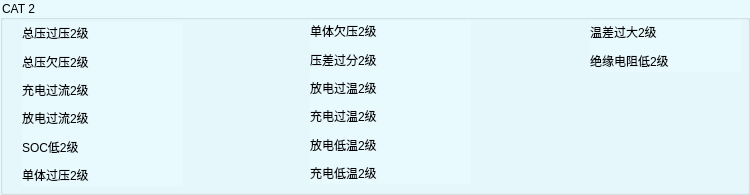
         <widget class="QGroupBox" name="CAT_2">
          <property name="styleSheet">
           <string notr="true">background-color: rgb(233, 250, 255);</string>
          </property>
          <property name="title">
           <string>CAT 2</string>
          </property>
          <widget class="QWidget" name="">
           <property name="geometry">
            <rect>
             <x>590</x>
             <y>20</y>
             <width>151</width>
             <height>52</height>
            </rect>
           </property>
           <layout class="QVBoxLayout" name="verticalLayout_18">
            <item>
             <layout class="QHBoxLayout" name="horizontalLayout_72">
              <item>
               <widget class="QLabel" name="label_65">
                <property name="minimumSize">
                 <size>
                  <width>0</width>
                  <height>0</height>
                 </size>
                </property>
                <property name="text">
                 <string>温差过大2级</string>
                </property>
               </widget>
              </item>
              <item>
               <spacer name="horizontalSpacer_54">
                <property name="orientation">
                 <enum>Qt::Horizontal</enum>
                </property>
                <property name="sizeHint" stdset="0">
                 <size>
                  <width>40</width>
                  <height>20</height>
                 </size>
                </property>
               </spacer>
              </item>
              <item>
               <widget class="LED" name="LED1_8" native="true">
                <property name="minimumSize">
                 <size>
                  <width>20</width>
                  <height>20</height>
                 </size>
                </property>
               </widget>
              </item>
             </layout>
            </item>
            <item>
             <layout class="QHBoxLayout" name="horizontalLayout_73">
              <item>
               <widget class="QLabel" name="label_66">
                <property name="minimumSize">
                 <size>
                  <width>0</width>
                  <height>0</height>
                 </size>
                </property>
                <property name="text">
                 <string>绝缘电阻低2级</string>
                </property>
               </widget>
              </item>
              <item>
               <spacer name="horizontalSpacer_55">
                <property name="orientation">
                 <enum>Qt::Horizontal</enum>
                </property>
                <property name="sizeHint" stdset="0">
                 <size>
                  <width>108</width>
                  <height>17</height>
                 </size>
                </property>
               </spacer>
              </item>
              <item>
               <widget class="LED" name="widget_48" native="true">
                <property name="minimumSize">
                 <size>
                  <width>20</width>
                  <height>20</height>
                 </size>
                </property>
               </widget>
              </item>
             </layout>
            </item>
           </layout>
          </widget>
          <widget class="QWidget" name="">
           <property name="geometry">
            <rect>
             <x>310</x>
             <y>20</y>
             <width>161</width>
             <height>164</height>
            </rect>
           </property>
           <layout class="QVBoxLayout" name="verticalLayout_15">
            <item>
             <layout class="QHBoxLayout" name="horizontalLayout_52">
              <item>
               <widget class="QLabel" name="label_47">
                <property name="text">
                 <string>单体欠压2级</string>
                </property>
               </widget>
              </item>
              <item>
               <spacer name="horizontalSpacer_36">
                <property name="orientation">
                 <enum>Qt::Horizontal</enum>
                </property>
                <property name="sizeHint" stdset="0">
                 <size>
                  <width>40</width>
                  <height>20</height>
                 </size>
                </property>
               </spacer>
              </item>
              <item>
               <widget class="LED" name="LED1_6" native="true">
                <property name="minimumSize">
                 <size>
                  <width>20</width>
                  <height>20</height>
                 </size>
                </property>
               </widget>
              </item>
             </layout>
            </item>
            <item>
             <layout class="QHBoxLayout" name="horizontalLayout_53">
              <item>
               <widget class="QLabel" name="label_48">
                <property name="text">
                 <string>压差过分2级</string>
                </property>
               </widget>
              </item>
              <item>
               <spacer name="horizontalSpacer_37">
                <property name="orientation">
                 <enum>Qt::Horizontal</enum>
                </property>
                <property name="sizeHint" stdset="0">
                 <size>
                  <width>108</width>
                  <height>17</height>
                 </size>
                </property>
               </spacer>
              </item>
              <item>
               <widget class="LED" name="widget_33" native="true">
                <property name="minimumSize">
                 <size>
                  <width>20</width>
                  <height>20</height>
                 </size>
                </property>
               </widget>
              </item>
             </layout>
            </item>
            <item>
             <layout class="QHBoxLayout" name="horizontalLayout_54">
              <item>
               <widget class="QLabel" name="label_49">
                <property name="text">
                 <string>放电过温2级</string>
                </property>
               </widget>
              </item>
              <item>
               <spacer name="horizontalSpacer_38">
                <property name="orientation">
                 <enum>Qt::Horizontal</enum>
                </property>
                <property name="sizeHint" stdset="0">
                 <size>
                  <width>95</width>
                  <height>14</height>
                 </size>
                </property>
               </spacer>
              </item>
              <item>
               <widget class="LED" name="widget_34" native="true">
                <property name="minimumSize">
                 <size>
                  <width>20</width>
                  <height>20</height>
                 </size>
                </property>
               </widget>
              </item>
             </layout>
            </item>
            <item>
             <layout class="QHBoxLayout" name="horizontalLayout_55">
              <item>
               <widget class="QLabel" name="label_50">
                <property name="text">
                 <string>充电过温2级</string>
                </property>
               </widget>
              </item>
              <item>
               <spacer name="horizontalSpacer_39">
                <property name="orientation">
                 <enum>Qt::Horizontal</enum>
                </property>
                <property name="sizeHint" stdset="0">
                 <size>
                  <width>95</width>
                  <height>14</height>
                 </size>
                </property>
               </spacer>
              </item>
              <item>
               <widget class="LED" name="widget_35" native="true">
                <property name="minimumSize">
                 <size>
                  <width>20</width>
                  <height>20</height>
                 </size>
                </property>
               </widget>
              </item>
             </layout>
            </item>
            <item>
             <layout class="QHBoxLayout" name="horizontalLayout_56">
              <item>
               <widget class="QLabel" name="label_51">
                <property name="text">
                 <string>放电低温2级</string>
                </property>
               </widget>
              </item>
              <item>
               <spacer name="horizontalSpacer_40">
                <property name="orientation">
                 <enum>Qt::Horizontal</enum>
                </property>
                <property name="sizeHint" stdset="0">
                 <size>
                  <width>95</width>
                  <height>14</height>
                 </size>
                </property>
               </spacer>
              </item>
              <item>
               <widget class="LED" name="widget_36" native="true">
                <property name="minimumSize">
                 <size>
                  <width>20</width>
                  <height>20</height>
                 </size>
                </property>
               </widget>
              </item>
             </layout>
            </item>
            <item>
             <layout class="QHBoxLayout" name="horizontalLayout_57">
              <item>
               <widget class="QLabel" name="label_52">
                <property name="text">
                 <string>充电低温2级</string>
                </property>
               </widget>
              </item>
              <item>
               <spacer name="horizontalSpacer_41">
                <property name="orientation">
                 <enum>Qt::Horizontal</enum>
                </property>
                <property name="sizeHint" stdset="0">
                 <size>
                  <width>92</width>
                  <height>11</height>
                 </size>
                </property>
               </spacer>
              </item>
              <item>
               <widget class="LED" name="widget_37" native="true">
                <property name="minimumSize">
                 <size>
                  <width>20</width>
                  <height>20</height>
                 </size>
                </property>
               </widget>
              </item>
             </layout>
            </item>
           </layout>
          </widget>
          <widget class="QWidget" name="">
           <property name="geometry">
            <rect>
             <x>22</x>
             <y>22</y>
             <width>161</width>
             <height>164</height>
            </rect>
           </property>
           <layout class="QVBoxLayout" name="verticalLayout_10">
            <item>
             <layout class="QHBoxLayout" name="horizontalLayout_20">
              <item>
               <widget class="QLabel" name="label_17">
                <property name="text">
                 <string>总压过压2级</string>
                </property>
               </widget>
              </item>
              <item>
               <spacer name="horizontalSpacer_12">
                <property name="orientation">
                 <enum>Qt::Horizontal</enum>
                </property>
                <property name="sizeHint" stdset="0">
                 <size>
                  <width>40</width>
                  <height>20</height>
                 </size>
                </property>
               </spacer>
              </item>
              <item>
               <widget class="LED" name="LED1_5" native="true">
                <property name="minimumSize">
                 <size>
                  <width>20</width>
                  <height>20</height>
                 </size>
                </property>
               </widget>
              </item>
             </layout>
            </item>
            <item>
             <layout class="QHBoxLayout" name="horizontalLayout_21">
              <item>
               <widget class="QLabel" name="label_18">
                <property name="text">
                 <string>总压欠压2级</string>
                </property>
               </widget>
              </item>
              <item>
               <spacer name="horizontalSpacer_13">
                <property name="orientation">
                 <enum>Qt::Horizontal</enum>
                </property>
                <property name="sizeHint" stdset="0">
                 <size>
                  <width>108</width>
                  <height>17</height>
                 </size>
                </property>
               </spacer>
              </item>
              <item>
               <widget class="LED" name="widget_11" native="true">
                <property name="minimumSize">
                 <size>
                  <width>20</width>
                  <height>20</height>
                 </size>
                </property>
               </widget>
              </item>
             </layout>
            </item>
            <item>
             <layout class="QHBoxLayout" name="horizontalLayout_22">
              <item>
               <widget class="QLabel" name="label_19">
                <property name="text">
                 <string>充电过流2级</string>
                </property>
               </widget>
              </item>
              <item>
               <spacer name="horizontalSpacer_14">
                <property name="orientation">
                 <enum>Qt::Horizontal</enum>
                </property>
                <property name="sizeHint" stdset="0">
                 <size>
                  <width>95</width>
                  <height>14</height>
                 </size>
                </property>
               </spacer>
              </item>
              <item>
               <widget class="LED" name="widget_12" native="true">
                <property name="minimumSize">
                 <size>
                  <width>20</width>
                  <height>20</height>
                 </size>
                </property>
               </widget>
              </item>
             </layout>
            </item>
            <item>
             <layout class="QHBoxLayout" name="horizontalLayout_23">
              <item>
               <widget class="QLabel" name="label_20">
                <property name="text">
                 <string>放电过流2级</string>
                </property>
               </widget>
              </item>
              <item>
               <spacer name="horizontalSpacer_15">
                <property name="orientation">
                 <enum>Qt::Horizontal</enum>
                </property>
                <property name="sizeHint" stdset="0">
                 <size>
                  <width>95</width>
                  <height>14</height>
                 </size>
                </property>
               </spacer>
              </item>
              <item>
               <widget class="LED" name="widget_13" native="true">
                <property name="minimumSize">
                 <size>
                  <width>20</width>
                  <height>20</height>
                 </size>
                </property>
               </widget>
              </item>
             </layout>
            </item>
            <item>
             <layout class="QHBoxLayout" name="horizontalLayout_24">
              <item>
               <widget class="QLabel" name="label_21">
                <property name="text">
                 <string>SOC低2级</string>
                </property>
               </widget>
              </item>
              <item>
               <spacer name="horizontalSpacer_16">
                <property name="orientation">
                 <enum>Qt::Horizontal</enum>
                </property>
                <property name="sizeHint" stdset="0">
                 <size>
                  <width>95</width>
                  <height>14</height>
                 </size>
                </property>
               </spacer>
              </item>
              <item>
               <widget class="LED" name="widget_14" native="true">
                <property name="minimumSize">
                 <size>
                  <width>20</width>
                  <height>20</height>
                 </size>
                </property>
               </widget>
              </item>
             </layout>
            </item>
            <item>
             <layout class="QHBoxLayout" name="horizontalLayout_25">
              <item>
               <widget class="QLabel" name="label_22">
                <property name="text">
                 <string>单体过压2级</string>
                </property>
               </widget>
              </item>
              <item>
               <spacer name="horizontalSpacer_17">
                <property name="orientation">
                 <enum>Qt::Horizontal</enum>
                </property>
                <property name="sizeHint" stdset="0">
                 <size>
                  <width>92</width>
                  <height>11</height>
                 </size>
                </property>
               </spacer>
              </item>
              <item>
               <widget class="LED" name="widget_15" native="true">
                <property name="minimumSize">
                 <size>
                  <width>20</width>
                  <height>20</height>
                 </size>
                </property>
               </widget>
              </item>
             </layout>
            </item>
           </layout>
          </widget>
         </widget>
